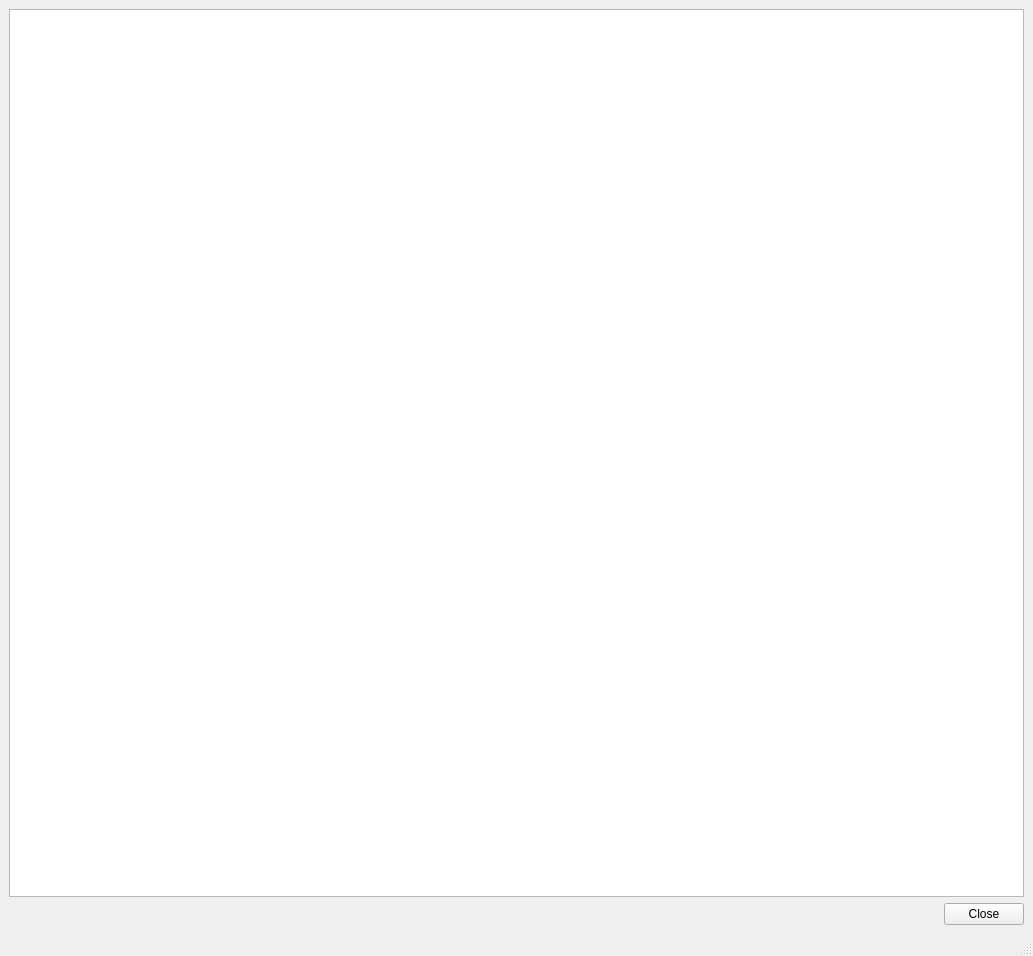
<?xml version="1.0" encoding="UTF-8"?>
<ui version="4.0">
 <class>MainWindow</class>
 <widget class="QMainWindow" name="MainWindow">
  <property name="geometry">
   <rect>
    <x>0</x>
    <y>0</y>
    <width>1033</width>
    <height>956</height>
   </rect>
  </property>
  <property name="windowTitle">
   <string>MainWindow</string>
  </property>
  <widget class="QWidget" name="centralwidget">
   <layout class="QVBoxLayout" name="verticalLayout">
    <item>
     <widget class="StrainStressValueTable" name="tableView_strainStressTable"/>
    </item>
    <item>
     <layout class="QHBoxLayout" name="horizontalLayout">
      <item>
       <spacer name="horizontalSpacer">
        <property name="orientation">
         <enum>Qt::Horizontal</enum>
        </property>
        <property name="sizeHint" stdset="0">
         <size>
          <width>40</width>
          <height>20</height>
         </size>
        </property>
       </spacer>
      </item>
      <item>
       <widget class="QPushButton" name="pushButton_close">
        <property name="text">
         <string>Close</string>
        </property>
       </widget>
      </item>
     </layout>
    </item>
   </layout>
  </widget>
  <widget class="QMenuBar" name="menubar">
   <property name="geometry">
    <rect>
     <x>0</x>
     <y>0</y>
     <width>1033</width>
     <height>25</height>
    </rect>
   </property>
  </widget>
  <widget class="QStatusBar" name="statusbar"/>
 </widget>
 <customwidgets>
  <customwidget>
   <class>StrainStressValueTable</class>
   <extends>QTableView</extends>
   <header>rstables.h</header>
  </customwidget>
 </customwidgets>
 <resources/>
 <connections/>
</ui>
